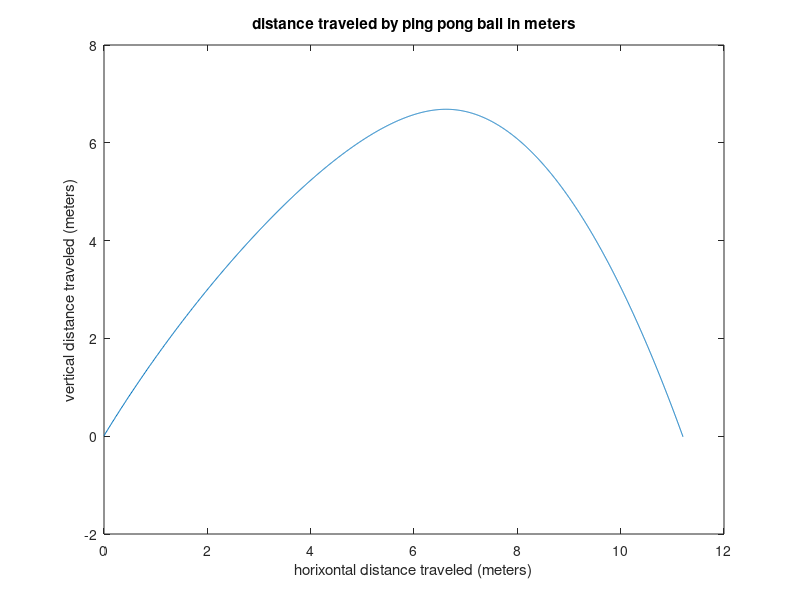

Here is the MATLAB script that generated this plot:
% Create a program to plot the motion of the ping pong ball with drag. 
% The program will take inputs for velocity in m/s and angle of launch.
% note that with a high speed camera I estmated a launch speed for a ping
% pong ball could be 30 m/s.  

vel=30;  %m/s
angle=60;
% convert the degrees into radians so MATLAB likes it
angle=angle*pi/180;

% set initial values (time, distance, mass, gravity, drag) 
x(1)=0; % meters
y(1)=.01;  % meters
time(1)=0; % seconds
mass=.00247; %kg  ping pong ball .00247 Kg
g=-9.8; % m/sec^2
c=-0.0005; % coefficient of drag with density and area in this constant
index=1; % so I can load an array for plotting

% start to increment the motion and define it component forces
velx=vel*cos(angle);
VelocityX(1)=velx;
vely=vel*sin(angle);
VelocityY(1)=vely;

% set a time step and variable for height
deltaTime=.001; % seconds
height=y(1);

changes = 0;
while height>=0 % check that the ball has not hit ground yet 
    index=index+1; % setup and index
   
    % *******************************************************
    % break velocity into its components
    % *******************************************************
    velx = vel*cos(angle);
    vely = vel*sin(angle);
    
    % *******************************************************
    % use an if/else statement to check to see if the ball is moving 
    % down (negative). If it is, then drag has an opposite sign
    % as gravity in the acceleration formula.  Otherwise gravity
    % and drag have the same sign. Calculate the new acceleration in the y.
    % *******************************************************
    if (vely < 0)
        fprintf("Changing C\n")
        c = -c;
        changes = changes + 1;
    end
    acc_y = g - (-c*(vely*vely))/mass;
    % *******************************************************
    % Now calculate the acceleration in the x .
    % *******************************************************
    acc_x = (c * (velx*velx))/mass;
    
    %fprintf("Y:" + acc_y + "\n")
    %fprintf("X:" + acc_x + "\n")
    % *****************************************************
    % calculate the new velocity at the end of the time step
    % this will have X and Y components, so you need a variable
    % for each.  One is velFinalX and the other is velFinalY.
    % *******************************************************
    velFinalX = velx + acc_x*deltaTime;
    velFinalY = vely + acc_y*deltaTime;
    
    % ******************************************************
    % Get a new velocity vector and angle given the X and Y
    % The velocity is the variable "vel" and angle is "angle"
    %*******************************************************
    vel = sqrt(velFinalX*velFinalX + velFinalY*velFinalY);
    angle = atan(velFinalY/velFinalX);
    
    % now save my values at this time step
    time(index)=time(index-1)+deltaTime;
    VelocityX(index)=velFinalX;
    VelocityY(index)=velFinalY;
    
    % and distance numbers
    distX=velx*deltaTime;
    distY=vely*deltaTime;
    
    % save distance values 
    x(index)=x(index-1)+distX;
    y(index)=y(index-1)+distY;
    height=y(index);
end

plot(x,y)
title('distance traveled by ping pong ball in meters')
xlabel('horixontal distance traveled (meters)')
ylabel('vertical distance traveled (meters)')